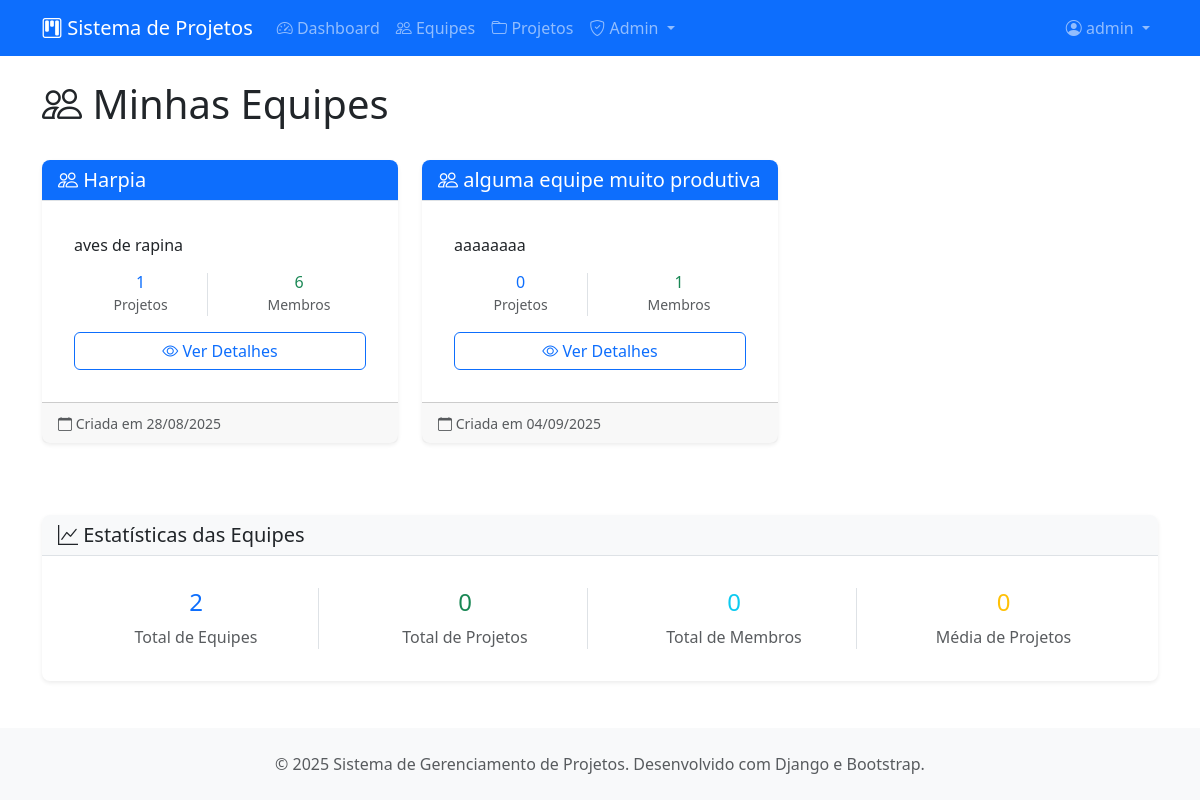
The app's page /projetos/equipes/ (signed in), older data.
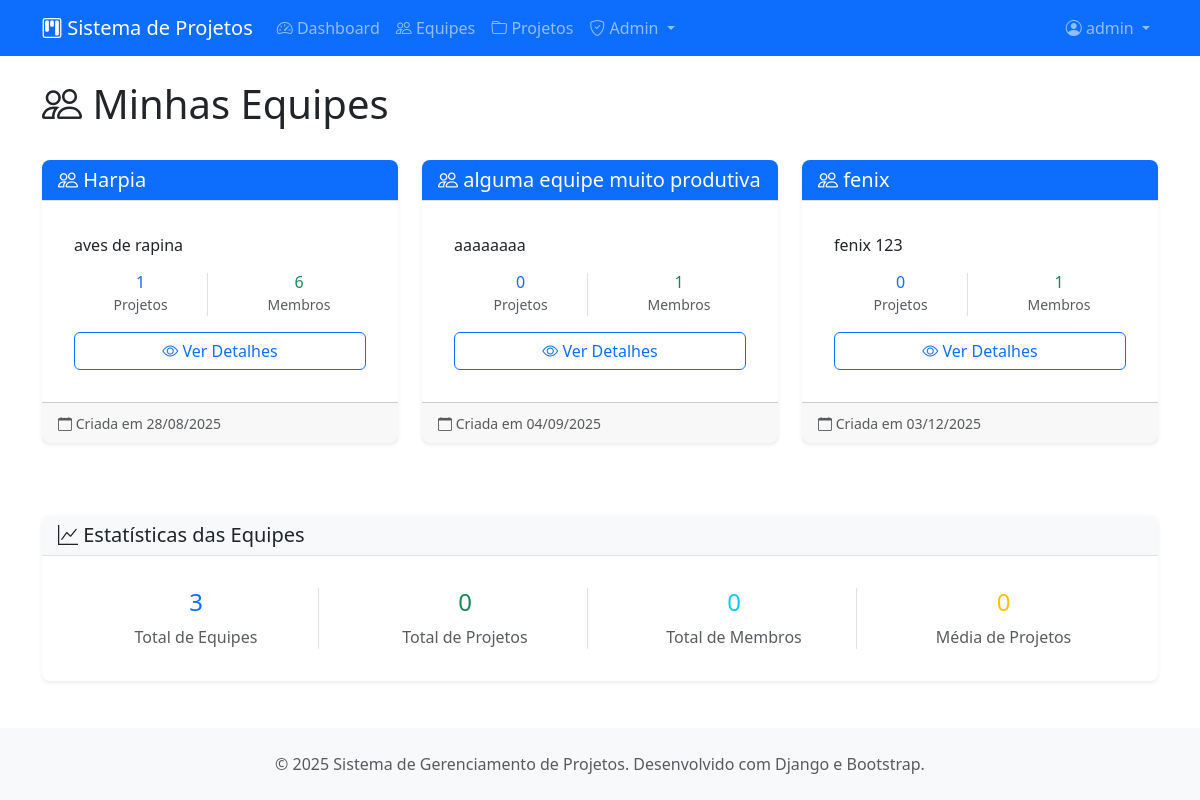
The same page, newer data.
### projetos/models.py (models this page shows, shortened)
class Equipe(models.Model):
    nome = models.CharField(max_length=100, verbose_name="Nome da Equipe")
    descricao = models.TextField(blank=True, verbose_name="Descrição")
    criada_em = models.DateTimeField(auto_now_add=True)
    criada_por = models.ForeignKey(User, on_delete=models.CASCADE, related_name="equipes_criadas")
    ativa = models.BooleanField(default=True, verbose_name="Equipe Ativa")
    class Meta:
        verbose_name = "Equipe"
        verbose_name_plural = "Equipes"
        ordering = ["nome"]

### projetos/views.py (the view)
# urls.py: path('equipes/', views.EquipeListView.as_view(), name='lista-equipes'),
class EquipeListView(LoginRequiredMixin, ListView):
    model = Equipe
    template_name = 'projetos/equipe/lista.html'
    context_object_name = 'equipes'
    paginate_by = 10  # Paginação: 10 itens por página
    def get_queryset(self):
        return Equipe.objects.filter(
            membros__usuario=self.request.user,
            ativa=True
        ).distinct().select_related('criada_por')

### projetos/templates/projetos/equipe/lista.html (shortened to what the changed rows need)
{% extends 'projetos/base.html' %}
{% load static %}
{% block content %}
<div class="row">
    <div class="col-12">
        <div class="d-flex justify-content-between align-items-center mb-4">
            <h1><i class="bi bi-people"></i> Minhas Equipes</h1>
        </div>
    </div>
</div>
{% if equipes %}
    <div class="row">
        {% for equipe in equipes %}
            <div class="col-md-6 col-lg-4 mb-4">
                <div class="card h-100">
                    <div class="card-header bg-primary text-white">
                        <h5 class="card-title mb-0">
                            <i class="bi bi-people"></i> {{ equipe.nome }}
                        </h5>
                    </div>
                    <div class="card-body">
                        <p class="card-text">
                            {% if equipe.descricao %}
                                {{ equipe.descricao|truncatewords:20 }}
                            {% else %}
                                <span class="text-muted">Sem descrição</span>
                            {% endif %}
                        </p>
                        <div class="row text-center mb-3">
                            <div class="col-6">
                                <div class="border-end">
                                    <h6 class="text-primary mb-0">{{ equipe.projetos.count }}</h6>
                                    <small class="text-muted">Projetos</small>
                                </div>
                            </div>
                            <div class="col-6">
                                <h6 class="text-success mb-0">{{ equipe.membros.count }}</h6>
                                <small class="text-muted">Membros</small>
                            </div>
                        </div>
                        <div class="d-grid gap-2">
                            <a href="{% url 'projetos:detalhe-equipe' equipe.pk %}" class="btn btn-outline-primary">
                                <i class="bi bi-eye"></i> Ver Detalhes
                            </a>
                        </div>
                    </div>
                    <div class="card-footer text-muted">
                        <small>
                            <i class="bi bi-calendar"></i> Criada em {{ equipe.criada_em|date:"d/m/Y" }}
                        </small>
                    </div>
                </div>
            </div>
        {% endfor %}
    </div>
{% endif %}
<div class="row mt-5">
    <div class="col-12">
        <div class="card">
            <div class="card-body">
                <div class="row text-center">
                    <div class="col-md-3">
                        <div class="border-end">
                            <h4 class="text-primary">{{ equipes.count }}</h4>
                            <p class="text-muted mb-0">Total de Equipes</p>
                        </div>
                    </div>
                </div>
            </div>
        </div>
    </div>
</div>
{% endblock %}

Row changes from the older to the newer data that the page shows:
added Equipe: nome "fenix", descricao "fenix 123", projetos.count "0", membros.count "1", criada_em "03/12/2025"
Text that changed along with them:
{{ equipes.count }}: "2" → "3"
